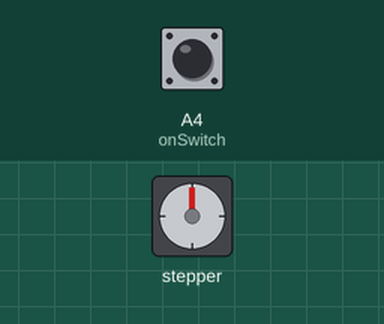
This sketch was run on a simulated Arduino Uno, built with avr-gcc and run on an emulated ATmega328P. Parts: stepper motor. The test bench sets the inputs (shaded band); at power-on: A4 (onSwitch) HIGH. Stepper angles assume 3200 steps per turn.

Above: at 1.2 s.
1.3 s: A4 (onSwitch) pulled LOW for 0.15 s
At 1.75 s:
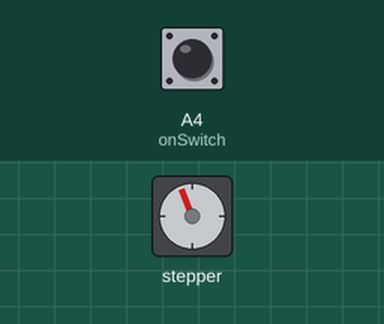
At 2.35 s:
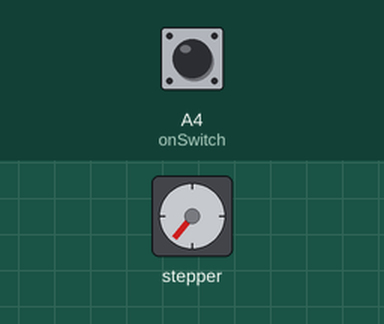
4.3 s: A4 (onSwitch) pulled LOW for 1 s
At 4.45 s:
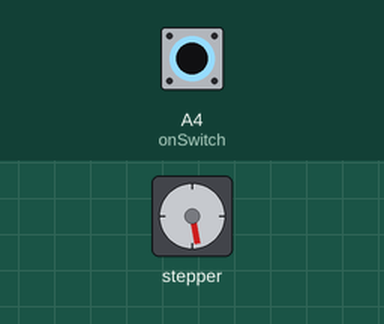
Timing chart, 0 to 8.7 s (numbered marks = the images above; inputs shaded):
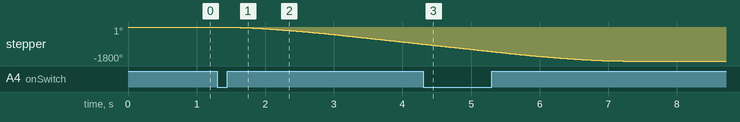

The sketch:

ExtrusionCode.ino
```cpp
#include "AccelStepper.h"
#define extrusionDP 8   //extrusion direction pin
#define extrusionEP 10   //extrusion enable pin
#define extrusionSP 9   //extrusion step pin
const int extrusionStepsPerRev = 3200 ;  //extrusion stepper motor steps per revolution
float extrusionRevolutions = 5;  //revolutions extrusion stepper moves through
long extrusionSteps = extrusionStepsPerRev * extrusionRevolutions;   //steps for extrusion stepper motor to take
const int extrusionSpeed = 6400;  //extrusion speed (steps per second)
const int extrusionAcceleration = 4000;  //extrusion acceleration (steps per second per second)

#define motorInterfaceType 1
#define onSwitch A4
int onPresses = 0;
AccelStepper extrusionStepper = AccelStepper(motorInterfaceType, extrusionSP, extrusionDP);

enum {stationary, extrude, retract, end};
unsigned char extrudeState;

void setup() {
  extrusionStepper.setEnablePin(extrusionEP);
  extrusionStepper.setPinsInverted(false, false, true);
  extrusionStepper.disableOutputs();

  extrusionStepper.setMaxSpeed(extrusionSpeed);
  extrusionStepper.setAcceleration(extrusionAcceleration);

  pinMode(onSwitch, INPUT_PULLUP);
}

void loop() {
  int onState = digitalRead(onSwitch);

  if (onState == LOW) {
    onPresses++;
  }

  if (onPresses > 0) {
    extrusionStepper.enableOutputs();
    switch (extrudeState) {
      case stationary:
        extrusionStepper.move(-extrusionSteps);
        extrudeState = extrude;
        break;
      case extrude:
        if (extrusionStepper.distanceToGo() == 0) {
          delay(3000);
          extrudeState = end;
        }
        break;
      case end:
        extrusionStepper.disableOutputs();
        break;
    }
    extrusionStepper.run();
  } else {
    extrusionStepper.disableOutputs();
  }

}
```

Measured:
- after the input at 1.3 s, stepper: keeps turning counter-clockwise at about 303°/s, starting at once
